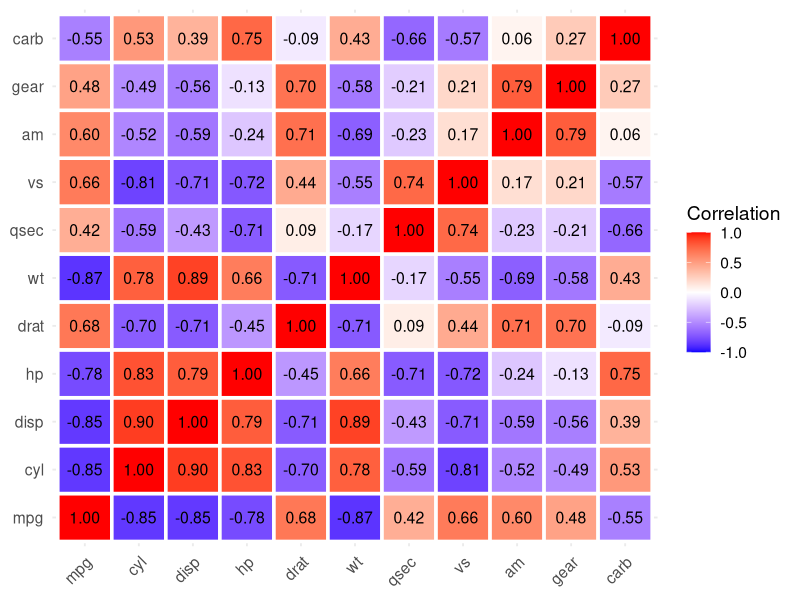

This figure's R source:
# Load libraries
library(ggplot2)
library(reshape2)

# Use built-in dataset
data(mtcars)

# Compute correlation matrix (numeric only)
corr_matrix <- cor(mtcars, use = "complete.obs")

# Convert to long format for ggplot
melted_corr <- melt(corr_matrix)

# Plot heatmap
ggplot(melted_corr, aes(x = Var1, y = Var2, fill = value)) +
  geom_tile(color = "white", size = 1.2) +   # white gridlines
  scale_fill_gradient2(low = "blue", high = "red", mid = "white",
                       midpoint = 0, limit = c(-1,1),
                       name = "Correlation") +
  geom_text(aes(label = sprintf("%.2f", value)), size = 4) +  # annotations
  theme_minimal(base_size = 14) +
  theme(axis.text.x = element_text(angle = 45, vjust = 1, hjust = 1),
        axis.title.x = element_blank(),
        axis.title.y = element_blank())
